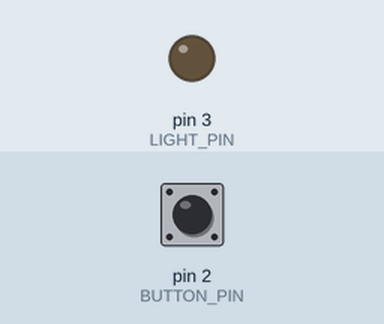
Recording of a sketch running on a simulated Arduino Uno, built with avr-gcc and run on an emulated ATmega328P. Parts: output pins drawn as LEDs (lit = HIGH). The inputs (shaded band) are chosen by the test bench; at power-on: pin 2 (BUTTON_PIN) LOW.

Above: at 1.2 s.
1.3 s: pin 2 (BUTTON_PIN) pulled HIGH for 0.15 s
At 2.1 s:
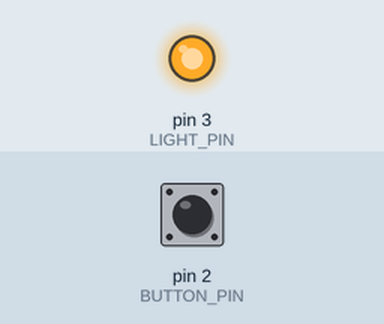
2.9 s: pin 2 (BUTTON_PIN) pulled HIGH for 1 s
At 3.4 s:
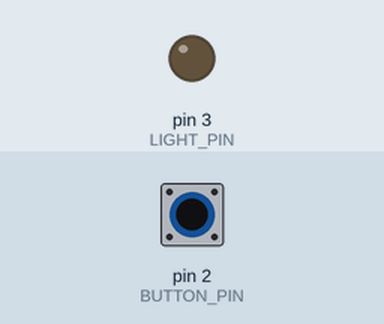
5.4 s: pin 2 (BUTTON_PIN) pulled HIGH for 3.2 s
At 6.5 s:
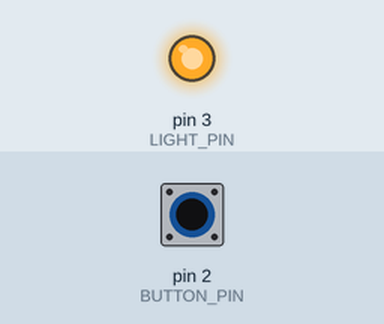
Timing chart, 0 to 8.4 s (numbered marks = the images above; inputs shaded):
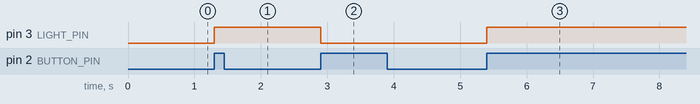

Measured:
- after the input at 1.3 s, pin 3 (LIGHT_PIN): LOW → HIGH at once
- after the input at 2.9 s, pin 3 (LIGHT_PIN): HIGH → LOW at once
- after the input at 5.4 s, pin 3 (LIGHT_PIN): LOW → HIGH at once

The sketch:

DreamingLight.ino
```cpp
// (licence header left out)
/**
 * @brief The number of the button pin.
 */
const int BUTTON_PIN = 2;

/**
 * @brief The number of the light pin.
 */
const int LIGHT_PIN = 3;

/**
 * @brief Useful variable for understanding button pushed state.
 */
const int PUSHED = HIGH;

/**
 * @brief Useful variable for understanding button NOT pushed state.
 */
const int NOT_PUSHED = LOW;

/**
 * @brief Useful variable for understanding light ON state.
 */
const int LIGHT_ON = HIGH;

/**
 * @brief Useful variable for understanding light OFF state.
 */
const int LIGHT_OFF = LOW;

/**
 * @brief Light ON default time in milliseconds.
 *
 * Note: 1 hour is composed by 60 minutes,
 * 1 minute is composed by 60 seconds,
 * 1 seconds is 1000 milliseconds.
 */
const unsigned long LIGHT_TIME_ms = 3600000;

/**
 * @brief The debounce time in milliseconds.
 *
 * Note: increase if the output flickers.
 */
const unsigned long DEBOUNCE_ms = 200;

/**
 * @brief Variable for the light state.
 */
int light_state = LIGHT_OFF;

/**
 * @brief Variable for the button state.
 */
int button_state = NOT_PUSHED;

/**
 * @brief Variable for the button last state.
 */
int button_last_state = NOT_PUSHED;

/**
 * @brief Variable for storing the time when the light start in milliseconds.
 */
unsigned long start_light_ms = 0;

/**
 * @brief Variable for storing the last push of the button.
 */
unsigned long last_push_ms = 0;

/**
 * @brief Sets up the used pins and the default variables settings.
 */
void setup()
{
    // Used pins
    pinMode(BUTTON_PIN, INPUT);
    pinMode(LIGHT_PIN, OUTPUT);

    // Defaults
    digitalWrite(LIGHT_PIN, LIGHT_OFF);
    light_state = LIGHT_OFF;
    button_state = NOT_PUSHED;
    button_last_state = NOT_PUSHED;
    start_light_ms = 0;
    last_push_ms = 0;
}

/**
 * @brief Controls a button and a light to realize a dreaming light
 *
 * Note: see the description of the project for more details.
 */
void loop()
{
    // reads the button signal
    button_state = digitalRead(BUTTON_PIN);

    /*
     * Checks if the button is pushed and before it was not pushed
     * with a margin of time from the last operation
     * to avoid circuit flickering.
     */

    if (
        button_state == PUSHED && button_last_state == NOT_PUSHED &&
        ((unsigned long) (millis() - last_push_ms)) > DEBOUNCE_ms
    ) {

        last_push_ms = millis(); // stores the last pushed button time

        /*
         * If the light is ON and the button is pushed
         * the light will be turned off.
         * If the light is OFF and the button is pushed
         * the light will be turned on.
         * In this last case the time is stored for a future use.
         */

        if      (light_state == LIGHT_ON)  { light_state = LIGHT_OFF; }
        else if (light_state == LIGHT_OFF) {
            light_state = LIGHT_ON;
            start_light_ms = millis();
        }

    } else {

        /*
         * Basically the button is not pushed (or it remains pushed).
         * If the light is on, checks if the working time is expired,
         * if yes, turns off the light.
         */

        if (
            light_state == LIGHT_ON &&
            ((unsigned long) (millis() - start_light_ms)) > LIGHT_TIME_ms
        ) { light_state = LIGHT_OFF; }

    }

    digitalWrite(LIGHT_PIN, light_state); // writes the light state
    button_last_state = button_state; // stores the last button state

}
```
